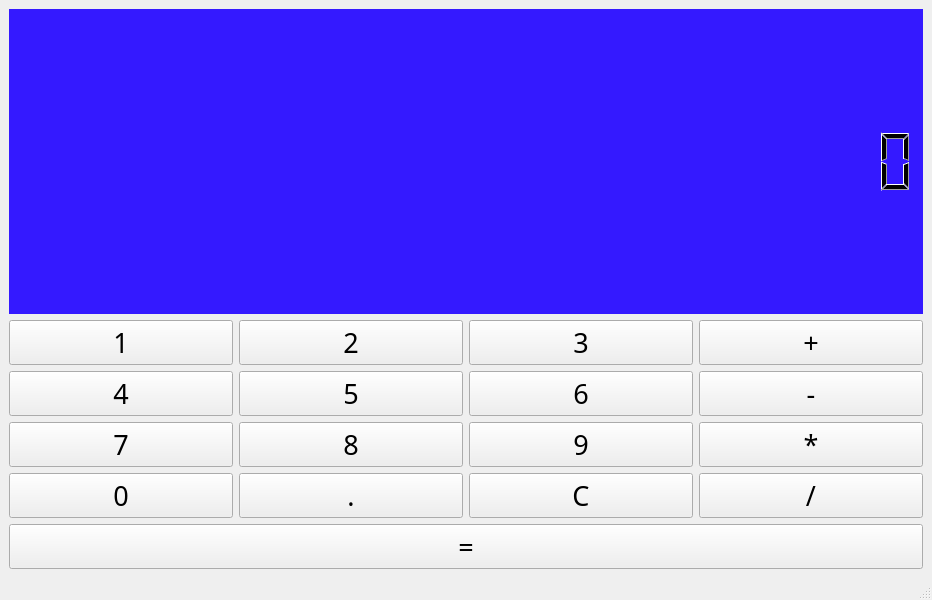
<?xml version="1.0" encoding="UTF-8"?>
<ui version="4.0">
 <class>MainWindow</class>
 <widget class="QMainWindow" name="MainWindow">
  <property name="geometry">
   <rect>
    <x>0</x>
    <y>0</y>
    <width>932</width>
    <height>600</height>
   </rect>
  </property>
  <property name="windowTitle">
   <string>计算器</string>
  </property>
  <property name="windowIcon">
   <iconset>
    <normaloff>images/thLT3T6Z99.jpg</normaloff>images/thLT3T6Z99.jpg</iconset>
  </property>
  <widget class="QWidget" name="centralwidget">
   <layout class="QVBoxLayout" name="verticalLayout_2">
    <item>
     <widget class="QLCDNumber" name="lcd">
      <property name="styleSheet">
       <string notr="true">background-color: rgb(52, 25, 255);</string>
      </property>
      <property name="frameShape">
       <enum>QFrame::NoFrame</enum>
      </property>
      <property name="frameShadow">
       <enum>QFrame::Sunken</enum>
      </property>
      <property name="lineWidth">
       <number>3</number>
      </property>
      <property name="smallDecimalPoint">
       <bool>false</bool>
      </property>
      <property name="digitCount">
       <number>27</number>
      </property>
     </widget>
    </item>
    <item>
     <layout class="QVBoxLayout" name="verticalLayout">
      <item>
       <layout class="QHBoxLayout" name="horizontalLayout">
        <item>
         <widget class="QPushButton" name="button_1">
          <property name="font">
           <font>
            <family>Agency FB</family>
            <pointsize>20</pointsize>
           </font>
          </property>
          <property name="text">
           <string>1</string>
          </property>
         </widget>
        </item>
        <item>
         <widget class="QPushButton" name="button_2">
          <property name="font">
           <font>
            <family>Agency FB</family>
            <pointsize>20</pointsize>
           </font>
          </property>
          <property name="text">
           <string>2</string>
          </property>
         </widget>
        </item>
        <item>
         <widget class="QPushButton" name="button_3">
          <property name="font">
           <font>
            <family>Agency FB</family>
            <pointsize>20</pointsize>
           </font>
          </property>
          <property name="text">
           <string>3</string>
          </property>
         </widget>
        </item>
        <item>
         <widget class="QPushButton" name="button_plus">
          <property name="font">
           <font>
            <family>Agency FB</family>
            <pointsize>20</pointsize>
           </font>
          </property>
          <property name="text">
           <string>+</string>
          </property>
         </widget>
        </item>
       </layout>
      </item>
      <item>
       <layout class="QHBoxLayout" name="horizontalLayout_2">
        <item>
         <widget class="QPushButton" name="button_4">
          <property name="font">
           <font>
            <family>Agency FB</family>
            <pointsize>20</pointsize>
           </font>
          </property>
          <property name="text">
           <string>4</string>
          </property>
         </widget>
        </item>
        <item>
         <widget class="QPushButton" name="button_5">
          <property name="font">
           <font>
            <family>Agency FB</family>
            <pointsize>20</pointsize>
           </font>
          </property>
          <property name="text">
           <string>5</string>
          </property>
         </widget>
        </item>
        <item>
         <widget class="QPushButton" name="button_6">
          <property name="font">
           <font>
            <family>Agency FB</family>
            <pointsize>20</pointsize>
           </font>
          </property>
          <property name="text">
           <string>6</string>
          </property>
         </widget>
        </item>
        <item>
         <widget class="QPushButton" name="button_subtract">
          <property name="font">
           <font>
            <family>Agency FB</family>
            <pointsize>20</pointsize>
           </font>
          </property>
          <property name="text">
           <string>-</string>
          </property>
         </widget>
        </item>
       </layout>
      </item>
      <item>
       <layout class="QHBoxLayout" name="horizontalLayout_3">
        <item>
         <widget class="QPushButton" name="button_7">
          <property name="font">
           <font>
            <family>Agency FB</family>
            <pointsize>20</pointsize>
           </font>
          </property>
          <property name="text">
           <string>7</string>
          </property>
         </widget>
        </item>
        <item>
         <widget class="QPushButton" name="button_8">
          <property name="font">
           <font>
            <family>Agency FB</family>
            <pointsize>20</pointsize>
           </font>
          </property>
          <property name="text">
           <string>8</string>
          </property>
         </widget>
        </item>
        <item>
         <widget class="QPushButton" name="button_9">
          <property name="font">
           <font>
            <family>Agency FB</family>
            <pointsize>20</pointsize>
           </font>
          </property>
          <property name="text">
           <string>9</string>
          </property>
         </widget>
        </item>
        <item>
         <widget class="QPushButton" name="button_multiply">
          <property name="font">
           <font>
            <family>Agency FB</family>
            <pointsize>20</pointsize>
           </font>
          </property>
          <property name="text">
           <string>*</string>
          </property>
         </widget>
        </item>
       </layout>
      </item>
      <item>
       <layout class="QHBoxLayout" name="horizontalLayout_4">
        <item>
         <widget class="QPushButton" name="button_0">
          <property name="font">
           <font>
            <family>Agency FB</family>
            <pointsize>20</pointsize>
           </font>
          </property>
          <property name="text">
           <string>0</string>
          </property>
         </widget>
        </item>
        <item>
         <widget class="QPushButton" name="button_point">
          <property name="font">
           <font>
            <family>Agency FB</family>
            <pointsize>20</pointsize>
           </font>
          </property>
          <property name="text">
           <string>.</string>
          </property>
         </widget>
        </item>
        <item>
         <widget class="QPushButton" name="button_clear">
          <property name="font">
           <font>
            <family>Agency FB</family>
            <pointsize>20</pointsize>
           </font>
          </property>
          <property name="text">
           <string>C</string>
          </property>
         </widget>
        </item>
        <item>
         <widget class="QPushButton" name="button_divide">
          <property name="font">
           <font>
            <family>Agency FB</family>
            <pointsize>20</pointsize>
           </font>
          </property>
          <property name="text">
           <string>/</string>
          </property>
         </widget>
        </item>
       </layout>
      </item>
      <item>
       <widget class="QPushButton" name="button_equal">
        <property name="font">
         <font>
          <family>Agency FB</family>
          <pointsize>20</pointsize>
         </font>
        </property>
        <property name="text">
         <string>=</string>
        </property>
       </widget>
      </item>
     </layout>
    </item>
   </layout>
  </widget>
  <widget class="QMenuBar" name="menubar">
   <property name="geometry">
    <rect>
     <x>0</x>
     <y>0</y>
     <width>932</width>
     <height>26</height>
    </rect>
   </property>
  </widget>
  <widget class="QStatusBar" name="statusbar"/>
 </widget>
 <resources/>
 <connections/>
</ui>
